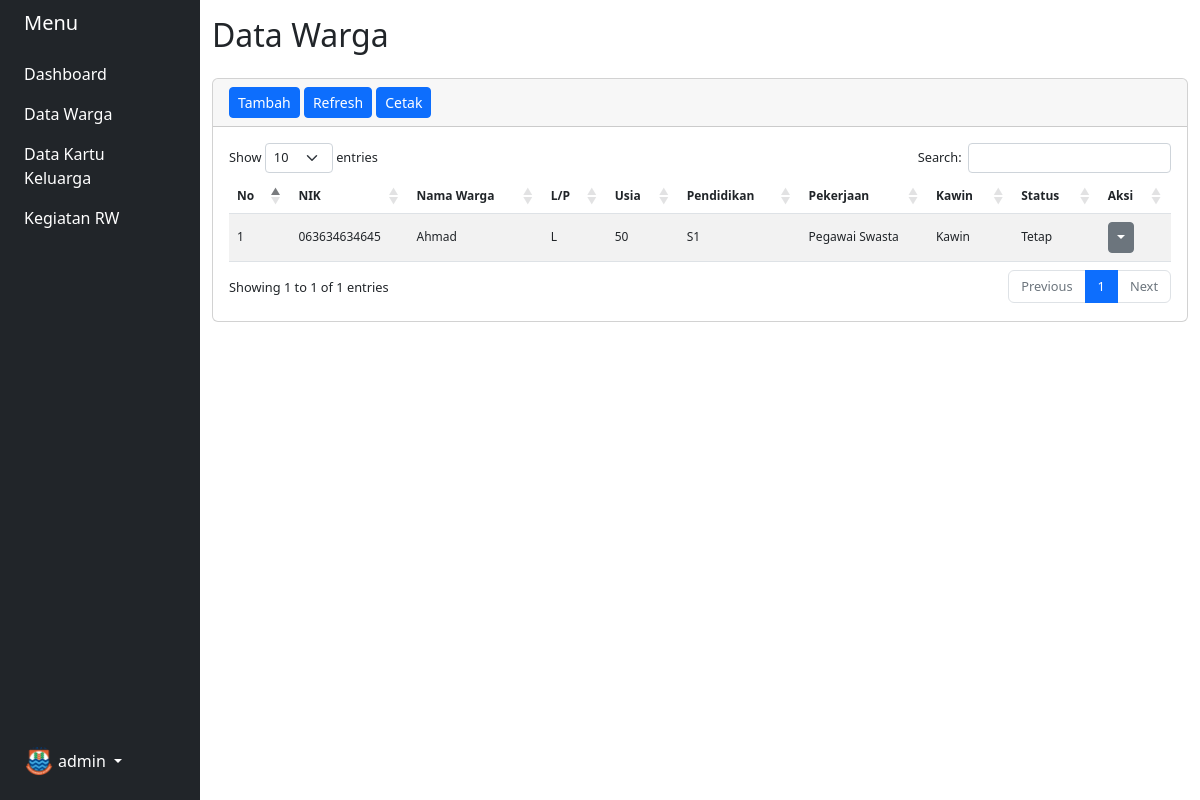
/master/warga/index.php (signed in), run on the app's committed database.
### tables this page shows
CREATE TABLE `warga` (
  `id_warga` int(11) NOT NULL,
  `nik_warga` varchar(255) NOT NULL,
  `nama_warga` varchar(255) NOT NULL,
  `tempat_lahir_warga` varchar(255) NOT NULL,
  `tanggal_lahir_warga` date NOT NULL,
  `jenis_kelamin_warga` enum('L','P') NOT NULL,
  `alamat_ktp_warga` text NOT NULL,
  `alamat_warga` text NOT NULL,
  `desa_kelurahan_warga` varchar(255) NOT NULL,
  `kecamatan_warga` varchar(255) NOT NULL,
  `kabupaten_kota_warga` varchar(255) NOT NULL,
  `provinsi_warga` varchar(255) NOT NULL,
  `negara_warga` varchar(255) NOT NULL,
  `rt_warga` varchar(10) NOT NULL,
  `rw_warga` varchar(10) NOT NULL,
  `agama_warga` varchar(255) NOT NULL,
  `pendidikan_terakhir_warga` varchar(255) NOT NULL,
  `pekerjaan_warga` varchar(255) NOT NULL,
  `status_perkawinan_warga` enum('Kawin','Belum Kawin') NOT NULL,
  `status_warga` enum('Tetap','Kontrak') NOT NULL,
  `created_at` timestamp NOT NULL DEFAULT current_timestamp() ON UPDATE current_timestamp(),
  `updated_at` timestamp NOT NULL DEFAULT current_timestamp()
);

### master/warga/index.php (the view, shortened to what this page needs)
<!DOCTYPE html>
<html lang="en">
  <head>
      <link rel="stylesheet" href="../../assets/vendor/bootstrap/dist/css/bootstrap.min.css">
      <link rel="stylesheet" href="https://cdnjs.cloudflare.com/ajax/libs/font-awesome/6.2.0/css/all.min.css">
      <link rel="stylesheet" href="https://cdn.datatables.net/1.12.1/css/dataTables.bootstrap5.min.css">
      <link rel="stylesheet" href="../../assets/css/master.css">
  </head>
  <body>
    <div class="container-fluid">
        <div class="row flex-nowrap">
            <div class="col-auto col-md-3 col-xl-2 px-sm-2 px-0 bg-dark">
                <?php include('../../layouts/master/sidebar.php'); ?>
            </div>
            <div class="col py-3">
                <div class="title mb-4">
                    <h2 class="page-header">Data Warga</h2>
                </div>
                <div class="card">
                  <div class="card-header">
                    <a class="btn btn-sm btn-primary" href="tambah-data-warga.php">Tambah</a>
                    <a class="btn btn-sm btn-primary" href="#refresh" id="refresh">Refresh</a>
                    <a class="btn btn-sm btn-primary" href="cetak-data-warga.php" target="_blank">Cetak</a>
                  </div>
                  <div class="card-body">
                    <table id="tabel-data" class="table table-striped">
                      <thead>
                        <tr>
                          <th>No</th>
                          <th>NIK</th>
                          <th>Nama Warga</th>
                          <th>L/P</th>
                          <th>Usia</th>
                          <th>Pendidikan</th>
                          <th>Pekerjaan</th>
                          <th>Kawin</th>
                          <th>Status</th>
                          <th>Aksi</th>
                        </tr>
                      </thead>
                      <tbody>
                        <?php
                          include "../../koneksi.php";
                          $sql = "SELECT * FROM warga";
                          $result = mysqli_query($db, $sql);
                          $no = 0;
                          while ($data = mysqli_fetch_array($result)) {
                            $no++;
                        ?>
                        <tr>
                          <td><?php echo $no; ?></td>
                          <td><?php echo $data['nik_warga']; ?></td>
                          <td><?php echo $data['nama_warga']; ?></td>
                          <td><?php echo $data['jenis_kelamin_warga']; ?></td>
                          <td>
                            <?php
                              $tanggal_lahir = new DateTime($data['tanggal_lahir_warga']);
                              $today = new DateTime();
                              $years = $today->diff($tanggal_lahir)->y;
                              echo $years;
                            ?>
                          </td>
                          <td><?php echo $data['pendidikan_terakhir_warga']; ?></td>
                          <td><?php echo $data['pekerjaan_warga']; ?></td>
                          <td><?php echo $data['status_perkawinan_warga']; ?></td>
                          <td><?php echo $data['status_warga']; ?></td>
                          <td>
                            <div class="dropdown">
                              <button class="btn btn-sm btn-secondary dropdown-toggle" type="button" id="dropdownMenuButton1" data-bs-toggle="dropdown" aria-expanded="false"></button>
                            </div>
                          </td>
                        </tr>
                        <?php
                          }
                        ?>
                      </tbody>
                    </table>
                  </div>
                </div>
            </div>
        </div>
    </div>
  </body>
</html>

### assets/css/master.css (style rules this page uses)
table.dataTable.table-striped>tbody>tr.odd>* { vertical-align:middle; }
.table th, td { font-size: 12px; }

### data on the page
warga: nik_warga "063634634645", nama_warga "Ahmad", jenis_kelamin_warga "L", pendidikan_terakhir_warga "S1", pekerjaan_warga "Pegawai Swasta", status_perkawinan_warga "Kawin", status_warga "Tetap"

### other printed values
$_SESSION['role'] "admin"
